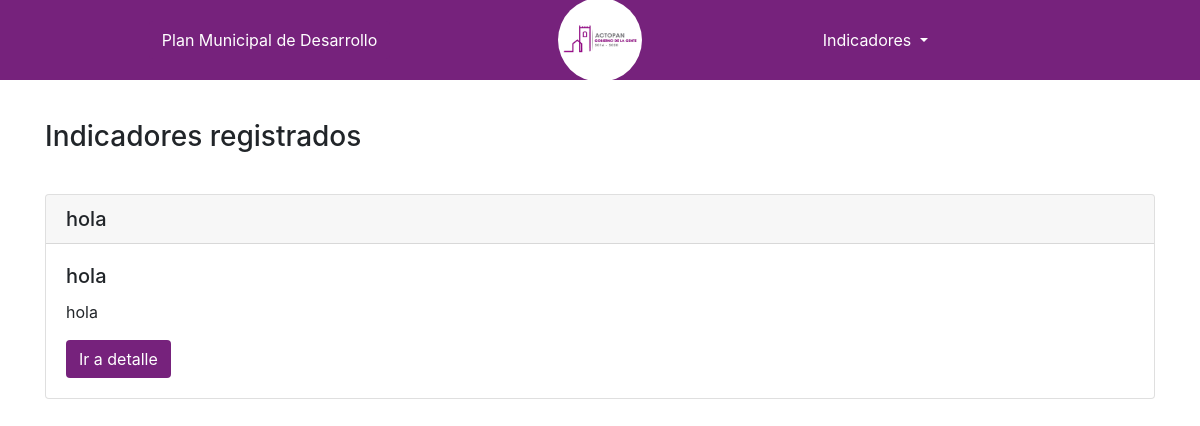
The app's page /indicadores/list, older data.
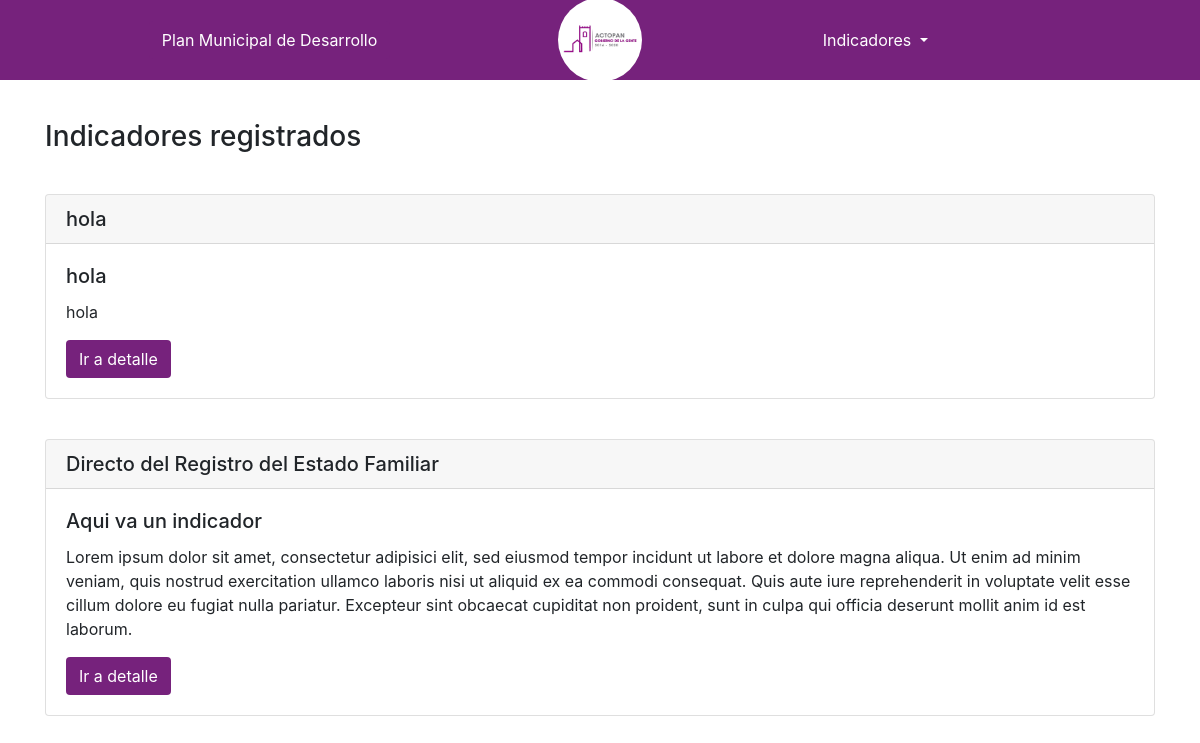
The same page, newer data.
### indicadores/models.py (models this page shows, shortened)
class Indicadores(models.Model):
    indicador = models.CharField(max_length=200)
    eje = models.CharField(max_length=250)
    objetivo = models.TextField()
    estrategia = models.TextField()
    linea_accion = models.TextField()
    descripcion = models.TextField(blank=True, null=True)
    nombre_formato = models.CharField(max_length=140, blank=True, null=True)
    dimension_medir = models.CharField(max_length=140)
    observaciones = models.TextField(blank=True, null=True)
    metodo_calculo = models.CharField(max_length=140, blank=True, null=True)
    frecuencia_medicion = models.CharField(max_length=50, blank=True, null=True)
    fuente=models.CharField(max_length=50, blank=True, null=True)
    responsable=models.CharField(max_length=140)
    meta_programada=models.CharField(max_length=50, blank=True, null=True)
    sentido_indicador=models.CharField(max_length=50, default="Ascendente")
    medicion_anterior=models.CharField(max_length=50, blank=True, null=True)
    linea_base=models.CharField(max_length=50, blank=True, null=True)
    date=models.DateTimeField(auto_now=True)
    elaboro=models.CharField(max_length=140)

### indicadores/views.py (the view)
# urls.py: path('list', ListView.as_view(), name="list"),
class ListView(ListView):
    model = Indicadores
    context_object_name = 'indicadores'

### indicadores/templates/indicadores/indicadores_list.html
{% extends "base.html" %}
{% block content %}
  <h3>Indicadores registrados</h3>
  {% for indicador in indicadores %}
  <div class="card margins-vertical">
    <h5 class="card-header">{{indicador.responsable}}</h5>
    <div class="card-body">
    <h5 class="card-title">{{indicador.indicador}}</h5>
    <p class="card-text">{{indicador.descripcion}}</p>
    <a href="#" class="btn background-primary color-accent">Ir a detalle</a>
    </div>
  </div>
  {% endfor %}
{% endblock content %}

Row changes from the older to the newer data that the page shows:
added Indicadores: responsable "Directo del Registro del Estado Familiar", indicador "Aqui va un indicador", descripcion "Lorem ipsum dolor sit amet, consectetur adipisici elit, sed eiusmod tempor incidunt ut labore et dolore magna aliqua. Ut enim ad minim veniam, quis nostrud exercitation ullamco laboris nisi ut aliquid ex ea commodi consequat. Quis aute iure reprehenderit in voluptate velit esse cillum dolore eu fugiat nulla pariatur. Excepteur sint obcaecat cupiditat non proident, sunt in culpa qui officia deserunt mollit anim id est laborum."
